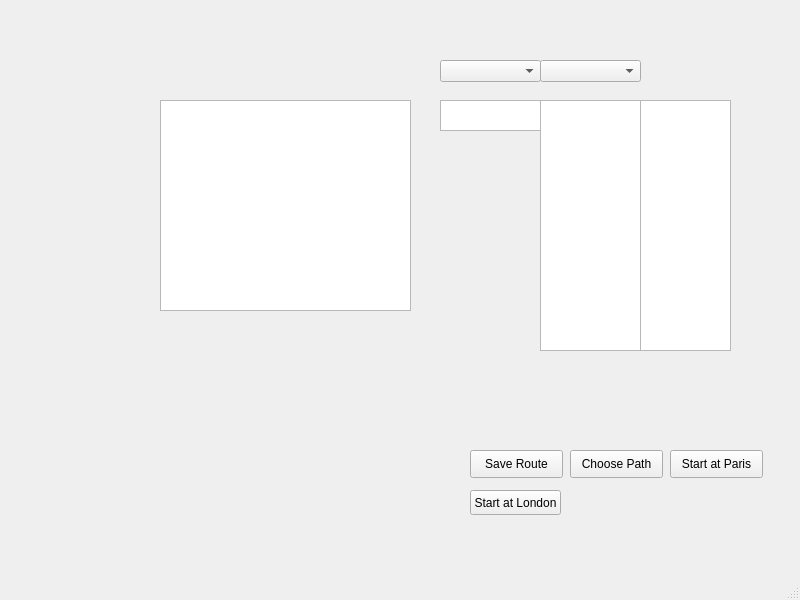
<?xml version="1.0" encoding="UTF-8"?>
<ui version="4.0">
 <class>MainWindow</class>
 <widget class="QMainWindow" name="MainWindow">
  <property name="geometry">
   <rect>
    <x>0</x>
    <y>0</y>
    <width>800</width>
    <height>600</height>
   </rect>
  </property>
  <property name="windowTitle">
   <string>MainWindow</string>
  </property>
  <widget class="QWidget" name="centralwidget">
   <widget class="QPushButton" name="ChoosePath_pushButton">
    <property name="geometry">
     <rect>
      <x>570</x>
      <y>450</y>
      <width>93</width>
      <height>28</height>
     </rect>
    </property>
    <property name="text">
     <string>Choose Path</string>
    </property>
   </widget>
   <widget class="QListView" name="EndCityList">
    <property name="geometry">
     <rect>
      <x>540</x>
      <y>100</y>
      <width>101</width>
      <height>251</height>
     </rect>
    </property>
   </widget>
   <widget class="QListView" name="DistanceList">
    <property name="geometry">
     <rect>
      <x>640</x>
      <y>100</y>
      <width>91</width>
      <height>251</height>
     </rect>
    </property>
   </widget>
   <widget class="QComboBox" name="From_ComboBox">
    <property name="geometry">
     <rect>
      <x>440</x>
      <y>60</y>
      <width>101</width>
      <height>22</height>
     </rect>
    </property>
   </widget>
   <widget class="QTextEdit" name="StartCityTextEdit">
    <property name="geometry">
     <rect>
      <x>440</x>
      <y>100</y>
      <width>101</width>
      <height>31</height>
     </rect>
    </property>
   </widget>
   <widget class="QPushButton" name="Paris_PushButton">
    <property name="geometry">
     <rect>
      <x>670</x>
      <y>450</y>
      <width>93</width>
      <height>28</height>
     </rect>
    </property>
    <property name="text">
     <string>Start at Paris</string>
    </property>
   </widget>
   <widget class="QComboBox" name="To_ComboBox">
    <property name="geometry">
     <rect>
      <x>540</x>
      <y>60</y>
      <width>101</width>
      <height>22</height>
     </rect>
    </property>
   </widget>
   <widget class="QPushButton" name="Save_Route_pushButton">
    <property name="geometry">
     <rect>
      <x>470</x>
      <y>450</y>
      <width>93</width>
      <height>28</height>
     </rect>
    </property>
    <property name="text">
     <string>Save Route</string>
    </property>
   </widget>
   <widget class="QTextEdit" name="Route_TextEdit">
    <property name="geometry">
     <rect>
      <x>160</x>
      <y>100</y>
      <width>251</width>
      <height>211</height>
     </rect>
    </property>
   </widget>
   <widget class="QPushButton" name="London_PushButton">
    <property name="geometry">
     <rect>
      <x>470</x>
      <y>490</y>
      <width>91</width>
      <height>25</height>
     </rect>
    </property>
    <property name="text">
     <string>Start at London</string>
    </property>
   </widget>
  </widget>
  <widget class="QMenuBar" name="menubar">
   <property name="geometry">
    <rect>
     <x>0</x>
     <y>0</y>
     <width>800</width>
     <height>25</height>
    </rect>
   </property>
  </widget>
  <widget class="QStatusBar" name="statusbar"/>
 </widget>
 <resources/>
 <connections/>
</ui>
